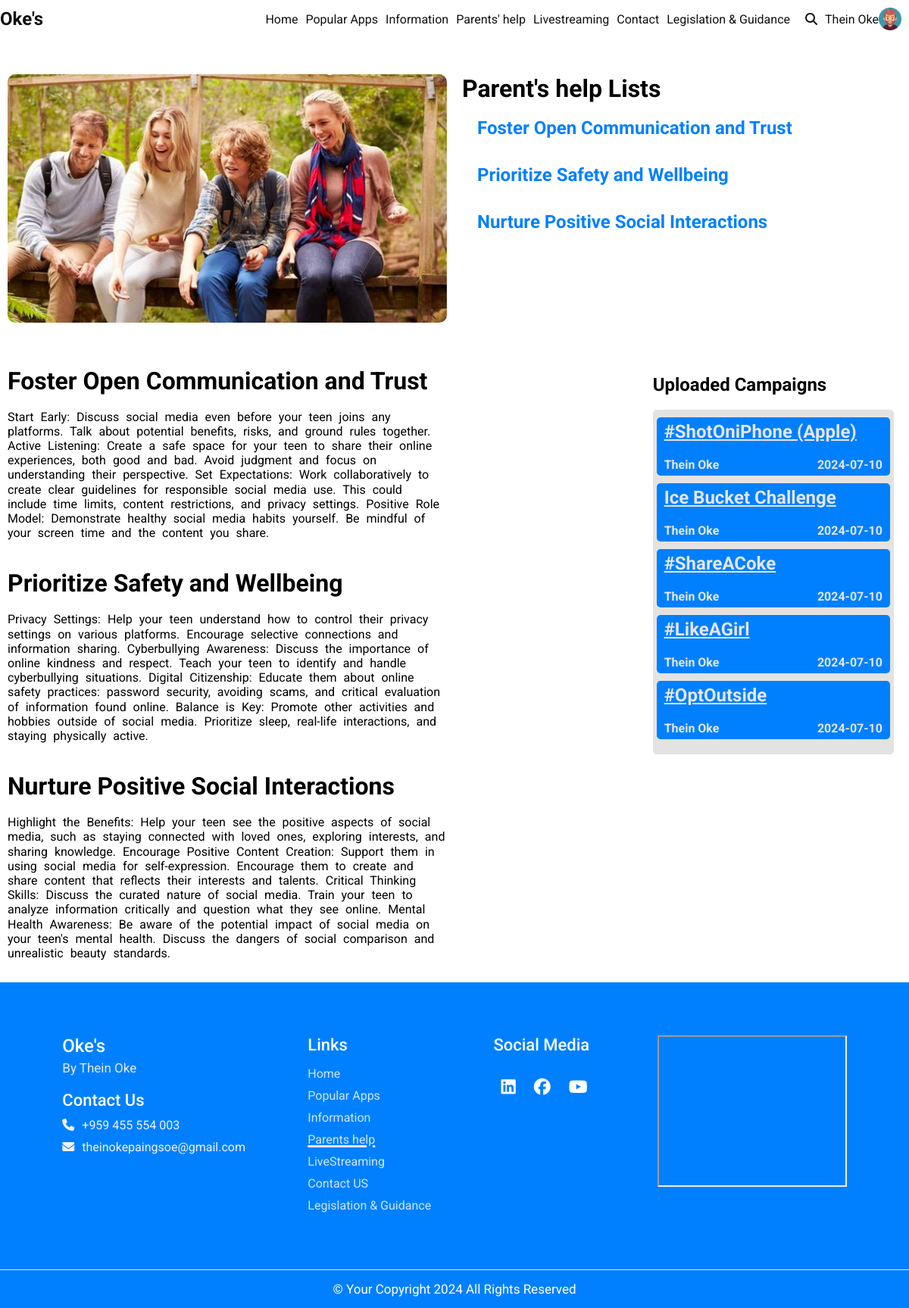
The page /Parents_Help.php (signed in) on the database its author committed.
### tables this page shows
CREATE TABLE `campaigns` (
  `CampaignID` int(11) NOT NULL,
  `Title` varchar(50) NOT NULL,
  `PostedDate` date NOT NULL,
  `Description` text NOT NULL,
  `Photo` varchar(255) NOT NULL,
  `UploadedBy` varchar(50) NOT NULL
);

### Parents_Help.php (the view, shortened to what this page needs)
<?php
   include ("connection.php");
?>
<!DOCTYPE html>
<html lang="en">
<head>
</head>
<link rel="stylesheet" href="style.css?v=<?php echo time();?>">
<body>
    <?php include("navbar.php") ?>
    <br>
    <br>
    <div class="row">
        <div class="col-l-6">
            <div class="img_container">
                <img src="./img/ParentHelp/Parent_help_p1.jpg" alt="">
            </div>
        </div>
        <div class="col-l-6">
        <h1>
        Parent's help Lists
        </h1>
        <br>
            <ul class="Parent_ul">
                <li>
                    <h2><a href="#ph-1"> Foster Open Communication and Trust</a></h2>
                </li>
                <br>
                <li>
                    <h2><a href="#ph-2"> Prioritize Safety and Wellbeing</a></h2>
                </li>
                <br>
                <li>
                    <h2><a href="#ph-3">  Nurture Positive Social Interactions</a></h2>
                </li>
            </ul>
        </div>
    </div>
<br>
<br>
    <div class="row">
        <div class="col-l-6 col-m-9 col-s-12">
            <div class="parent_help_content">
                <h1 id="ph-1">
                Foster Open Communication and Trust
                </h1>
                <br>
                <p>
                Start Early: Discuss social media even before your teen joins any platforms. Talk about potential benefits, risks, and ground rules together.
                Active Listening: Create a safe space for your teen to share their online experiences, both good and bad. Avoid judgment and focus on understanding their perspective.
                Set Expectations: Work collaboratively to create clear guidelines for responsible social media use. This could include time limits, content restrictions, and privacy settings.
                Positive Role Model: Demonstrate healthy social media habits yourself. Be mindful of your screen time and the content you share.
                </p>
            </div>
            <br>
            <br>
            <div class="parent_help_content">
                <h1 id="ph-2">
                Prioritize Safety and Wellbeing
                </h1>
                <br>
                <p>
                Privacy Settings: Help your teen understand how to control their privacy settings on various platforms. Encourage selective connections and information sharing.
                Cyberbullying Awareness: Discuss the importance of online kindness and respect. Teach your teen to identify and handle cyberbullying situations.
                Digital Citizenship: Educate them about online safety practices: password security, avoiding scams, and critical evaluation of information found online.
                Balance is Key: Promote other activities and hobbies outside of social media. Prioritize sleep, real-life interactions, and staying physically active.
                </p>
            </div>
            <br>
            <br>
            <div class="parent_help_content">
                <h1 id="ph-3">
                Nurture Positive Social Interactions
                </h1>
                <br>
                <p>
                Highlight the Benefits: Help your teen see the positive aspects of social media, such as staying connected with loved ones, exploring interests, and sharing knowledge.
                Encourage Positive Content Creation: Support them in using social media for self-expression. Encourage them to create and share content that reflects their interests and talents.
                Critical Thinking Skills: Discuss the curated nature of social media. Train your teen to analyze information critically and question what they see online.
                Mental Health Awareness: Be aware of the potential impact of social media on your teen's mental health. Discuss the dangers of social comparison and unrealistic beauty standards.                </p>
            </div>
            <br>
        </div>
        <div class="col-l-6 col-m-9 col-s-12">
            <div class="row">
                <div class="col-l-5"></div>
                <div class="col-l-7 col-m-12 col-s-12">
                <h2>Uploaded Campaigns</h2>
                <br>
                    <div class="side_bar_contents">
                             <?php
                                    $showquery="select * from campaigns";
                                    $result1=mysqli_query($con,$showquery);
                                    $count=mysqli_num_rows($result1);
                                    for ($i=0; $i <$count ; $i++) {
                                    $arr=mysqli_fetch_array($result1);
                                    $CmpID = $arr['CampaignID'];
                                    $CmpTitle = $arr['Title'];
                                    $CmpPostedDate = $arr['PostedDate'];
                                    $CmpUploadedBy = $arr['UploadedBy'];
                                    echo " <div class='side_bar_content'>
                                         <a href='CampaignsDetails.php?CampaignID=$CmpID'> <h2>$CmpTitle</h2></a>
                                        <div>
                                        <div class='UploadedBy'><span><b>$CmpUploadedBy</b></span></div>
                                        <div class='Date'><b>$CmpPostedDate</b></div>
                                    </div>
                            </div>";
                                    }
                             ?>
                    </div>
                </div>
            </div>
        </div>
        </div>
    <section id="footer">
  <div class="main-footer">
    <div class="logoinfo" data-aos="fade-up">
      <h2>Oke's</h2>
      <p>By Thein Oke</p>
      <div class="contact-details">
        <h1>Contact Us</h1>
        <li>
          <div class="fa fa-phone"></div><a href="tel:+919326048690">+959 455 554 003</a></li>
        <li>
          <div class="fa fa-envelope"></div><a href="mailto:yourmail@gmail.com">theinokepaingsoe@gmail.com</a></li>
    </div>
  </div>
  <div class="com " data-aos="fade-up">
    <h1>Links</h1>
    <ul>
      <li><a href="./Home.php" class="footer_links ">Home</a></li>
      <li><a href="./PopularApps.php" class="footer_links ">Popular Apps</a></li>
      <li><a href="./info.php" class="footer_links">Information</a></li>
      <li><a href="./Parents_Help.php" class="footer_links active">Parents help</a></li>
      <li><a href="./LiveStreaming.php" class="footer_links">LiveStreaming</a></li>
      <li><a href="./Contact.php" class="footer_links">Contact US</a></li>
      <li><a href="./LegalAndGuide.php" class="footer_links">Legislation & Guidance</a></li>
    </ul>
  </div>
  <div class="info" data-aos="fade-up">
    <h1>Social Media</h1>
    <div class="sociallogos">
      <div class="logobox">
        <a href="#" class=""><i class="fa-brands fa-linkedin"></i></a>
        <a href="#" class=""> <i class="fa-brands fa-facebook"></i></a>
        <a href="#" class=""> <i class="fa-brands fa-youtube"></i></a>
      </div>
    </div>
  </div>
  <div class="map">
  <div>
          <iframe src="https://www.google.com/maps/embed?pb=!1m18!1m12!1m3!1d15954.889874960427!2d103.6794392446663!3d1.3429099283096597!2m3!1f0!2f0!3f0!3m2!1i1024!2i768!4f13.1!3m3!1m2!1s0x31da0f993dffec71%3A0xa784a61db3a67ba5!2sSingapore%20640938!5e0!3m2!1sen!2ssg!4v1720355921246!5m2!1sen!2ssg" width="250" height="200"  allowfullscreen="" loading="lazy"></iframe>
          </div>
  </div>
  </div>
<footer>© Your Copyright 2024 All Rights Reserved</footer>
</section>
</body>
</html>

### style.css (style rules this page uses)
:root { --primary-color: white; --secondary-color: #0080ff; --tertialry-color: #4b70f5; --danger-color: #bb2124; --shade-color: #e3e3e3; --font-white: rgb(230, 230, 230); --font-black: rgb(16, 16, 16); }
* { padding: 0%; margin: 0%; box-sizing: border-box; font-family: "Roboto", sans-serif; list-style: none; text-decoration: none; scroll-behavior: smooth; }
a { text-decoration: none; color: var(--font-black); }
.img_container { width: 100%; position: relative; display: flex; justify-content: center; align-items: center; }
.img_container > img { width: 100%; border-radius: 10px; max-height: 400px; }
.footer_links.active { text-decoration: 3px underline var(--font-white); background: var(--secondary-color); }
.row { width: 100%; }
.row::after { content: ""; clear: both; display: table; }
[class*="col-"] { float: left; padding: 10px; }
@media only screen and (min-width: 800px) { .col-l-5 { width: 41.66%; } }
@media only screen and (min-width: 800px) { .col-l-6 { width: 50%; } }
@media only screen and (min-width: 800px) { .col-l-7 { width: 58.33%; } }
.main-footer { padding: 70px 0; display: flex; justify-content: space-evenly; background-color: var(--secondary-color); }
.main-footer ul { list-style: none; }
.main-footer h1 { font-size: 22px; line-height: 117%; color: #ffffff; margin-bottom: 10px; font-weight: 500; }
.main-footer h2 { color: #ffffff; font-weight: 500; }
.main-footer ul li a { color: #ffffffcc; text-decoration: none; }
footer { background-color: var(--secondary-color); border-top: 1px solid var(--font-white); font-size: 17px; padding: 15px 5px; color: #ffffff; text-align: center; }
.logoinfo p { color: var(--font-white); font-size: 17px; margin-top: 5px; }
.contact-details { margin-top: 20px; }
.contact-details li { list-style: none; margin: 10px 0; }
.contact-details li a { text-decoration: none; color: #f1f1f1; }
.contact-details .fa { color: #f1f1f1; margin-right: 10px; }
.sociallogos { padding: 20px 0; }
.sociallogos .logobox a { padding: 0 10px; text-decoration: none; color: #ffffff; font-size: 22px; }
.com ul li { padding: 5px 0; }
.Parent_ul { padding-left: 20px; }
.Parent_ul > li { margin-bottom: 15px; }
.Parent_ul > li > h2 > a { color: #0080ff; }
.parent_help_content > p { word-spacing: 5px; line-height: 1.2rem; }
.side_bar_contents { width: 100%; background: var(--shade-color); padding: 10px 5px; border-radius: 5px; }
.side_bar_content { background: var(--secondary-color); padding: 5px 10px; margin-bottom: 10px; border-radius: 5px; }
.side_bar_content > a > h2 { color: var(--font-white); text-decoration: underline; }
.side_bar_content > div { display: flex; justify-content: space-between; margin-top: 20px; color: var(--font-white); }
img { vertical-align: middle; }
.active { background-color: #717171; }

### rows shown on the page
campaigns: Title "#ShotOniPhone (Apple)", UploadedBy "Thein Oke", PostedDate "2024-07-10"
campaigns: Title "Ice Bucket Challenge", UploadedBy "Thein Oke", PostedDate "2024-07-10"
campaigns: Title "#ShareACoke", UploadedBy "Thein Oke", PostedDate "2024-07-10"
campaigns: Title "#LikeAGirl", UploadedBy "Thein Oke", PostedDate "2024-07-10"
campaigns: Title "#OptOutside", UploadedBy "Thein Oke", PostedDate "2024-07-10"

### other values the page prints
$name "Thein Oke"
